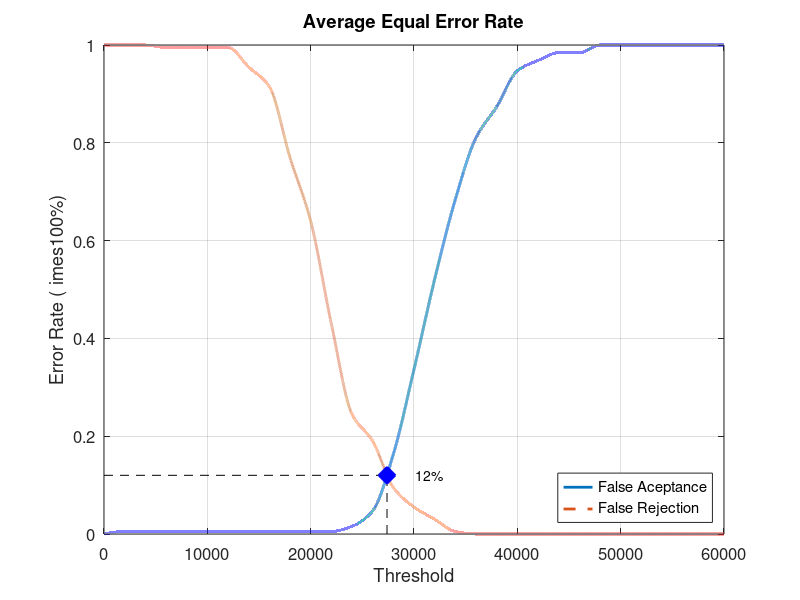
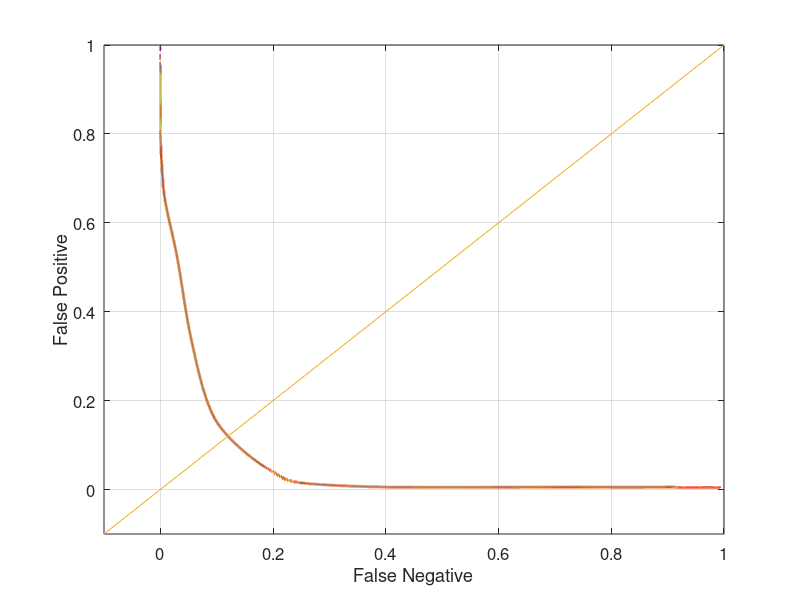

Reproduce these figures in MATLAB, in order.
close all;
clear;
clc;
x = 0:2000:60000;
xq = 0:0.5:60000;

y0 = [0 0.00526316 0.00526316 0.00526316 0.00526316 0.00526316 0.00526316 0.00526316 0.00526316 0.00526316 0.00526316 0.00526316 0.0157895 0.0473684 0.163158 0.336842 0.521053 0.684211 0.810526 0.873684 0.947368 0.968421 0.984211 0.984211 1 1 1 1 1 1 1]
yy0 = interp1(x, y0, xq, 'pchip');
y1 = [1 1 1 0.995 0.995 0.995 0.995 0.955 0.915 0.77 0.64 0.43 0.245 0.19 0.095 0.055 0.03 0.005 0 0 0 0 0 0 0 0 0 0 0 0 0]
yy1 = interp1(x, y1, xq, 'pchip');

% Calculating EER: 
y2 = abs(y0 - y1);
find(y2 == min(y2))
yy2 = abs(yy0 - yy1);
xEER = find(yy2 == min(yy2));
xEERIndex = xq(xEER) % X-axis EER
yEER = yy0(xEER) % Y-axis EER

main = figure
plot(xq, yy0,'-','LineWidth', 2);	hold on
plot(xq, yy1,'--','LineWidth', 2);	hold on
plot([xEERIndex xEERIndex], [0 yEER], 'k--');	hold on
plot([0 xEERIndex], [yEER yEER], 'k--');	hold on
plot(xEERIndex, yEER, 'bx', 'LineWidth', 10);	hold on
text(xEERIndex + 10 * xEERIndex / 100, yEER, [num2str(round((10000 * yEER)) / 100) '%'])
legend('False Aceptance', 'False Rejection', 'Location', 'SouthEast')
xlabel('Threshold')
ylabel('Error Rate (	imes100%)')
title('Average Equal Error Rate')
set(gca, 'FontSize', 12)
axis([0 60000 0 1])
grid on

print(main, 'Database3_2Main', '-dpng');
FNRxFPR = figure('Color', [1 1 1]);
plot(yy1, yy0, '-', yy1, yy0, 'LineWidth', 2);
hold on
y = -0.1:0.1:1
plot(y, y); 
set(gca, 'FontSize', 12)
xlabel('False Negative')
ylabel('False Positive')
axis([-0.1 1 -0.1 1])
set(gca, 'FontSize', 12)
grid on

print(FNRxFPR, 'Database3_2FNRxFPR','-dpng');
